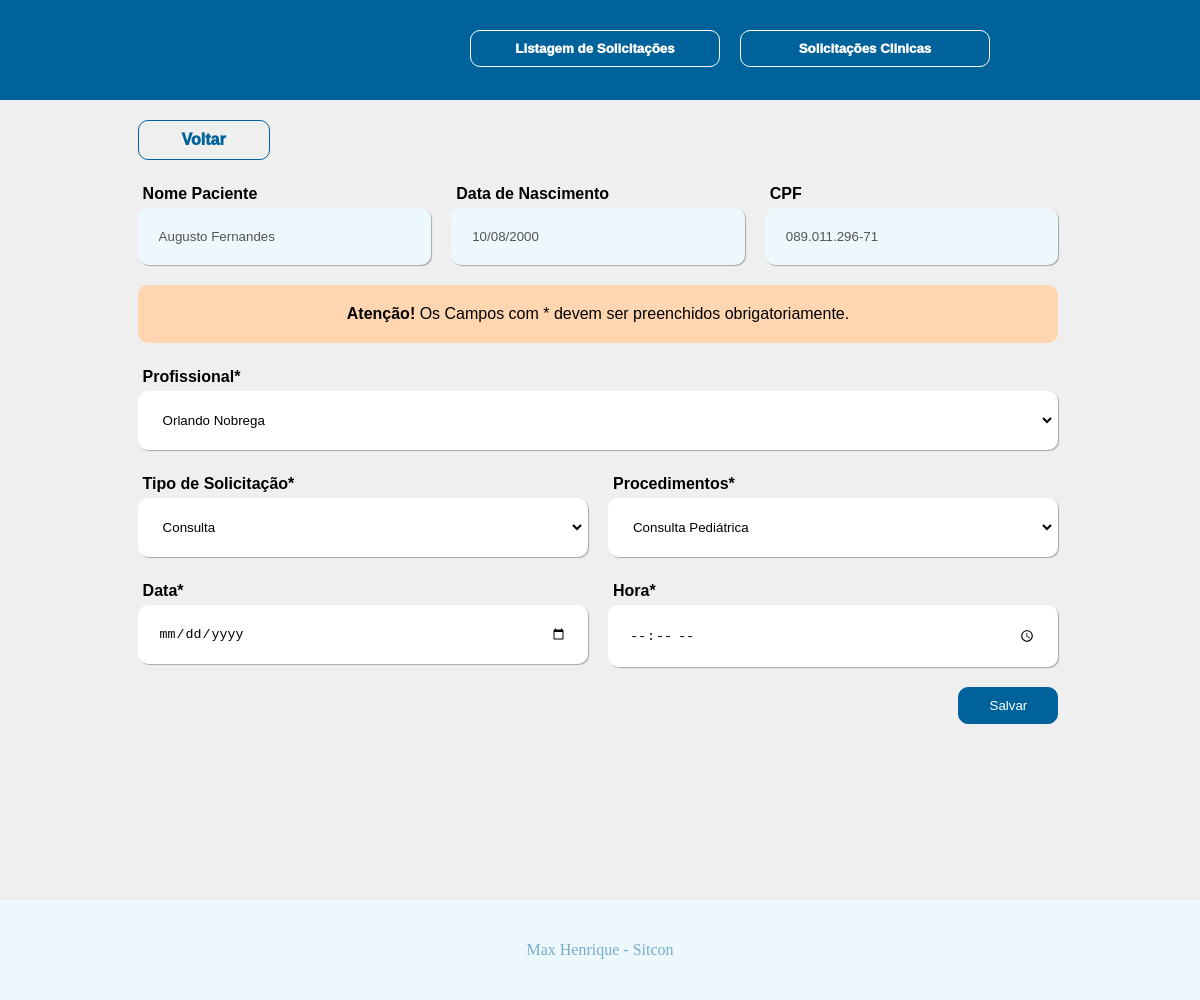
The page /paciente.php?ID=1 on the database its author committed.
### tables this page shows
CREATE TABLE `pacientes` (
  `id` int(11) NOT NULL,
  `nome` varchar(50) NOT NULL,
  `dataNasc` date NOT NULL,
  `CPF` varchar(12) NOT NULL,
  `status` varchar(7) NOT NULL
);

### Configs/Database/db.php (called while the page is built)
<?php
class Database{
    public static function DB(){
        return mysqli_connect('localhost','root','','desafiositcon');
    }
}

### Configs/Class/class_pacientes.php (called while the page is built, shortened)
<?php
class Pacientes{
    public static function getPaciente($ID){
        $SQL = "SELECT * FROM pacientes WHERE id = $ID";
        return mysqli_fetch_assoc(mysqli_query(Database::DB(),$SQL));
    }
}

### Configs/Class/class_sitcon.php (called while the page is built)
<?php
class Sitcon{
    public static function cpfCnpj($val, $mask) {
        $maskared = '';
        $k = 0;
        for($i = 0; $i<=strlen($mask)-1; $i++) {
            if($mask[$i] == '#') {
                if(isset($val[$k])) $maskared .= $val[$k++];
            } else {
                if(isset($mask[$i])) $maskared .= $mask[$i];
            }
        }
        return $maskared;
    }
    public static function data($data,$tipo){
        return date($tipo, strtotime($data));
    }
}

### Configs/Class/class_solicitacoes.php (called while the page is built, shortened)
<?php
class Solicitacoes{
    public static function getProfissionais(){
        $SQL = "SELECT * FROM profissional";
        return mysqli_query(Database::DB(),$SQL);
    }
    public static function getProcedimentos($tipo){
        if($tipo == "exames"){
            $SQL = "SELECT * FROM procedimentos WHERE tipo_id = 2";
        }else{
            $SQL = "SELECT * FROM procedimentos WHERE tipo_id = 1";
        }
        return mysqli_query(Database::DB(),$SQL);
    }
    public static function getTipoSolicitacao(){
        $SQL = "SELECT * FROM tiposolicitacao";
        return mysqli_query(Database::DB(),$SQL);
    }
}

### paciente.php (the view, shortened to what this page needs)
<?php
include"Configs/Includes/header.php";
require"Configs/Class/class_pacientes.php";
require"Configs/Class/class_solicitacoes.php";
$paciente = Pacientes::getPaciente($_GET['ID']);
?>
<div class="formPacientes">
    <form id="formPacientes">
        <div class="headerPaciente">
            <a href="index.php" class="btn-voltar font-label">Voltar</a>
        </div>
        <div class="dadosPaciente">
            <span>
                <label for="nomePaciente">Nome Paciente</label>
                <input value='<?=$paciente['nome']?>' disabled>
            </span>
            <span>
                <label for="dataNascimento">Data de Nascimento</label>
                <input value='<?=Sitcon::data($paciente['dataNasc'],'d/m/Y')?>' disabled>
            </span>
            <span>
                <label for="cpfPaciente">CPF</label>
                <input value='<?=Sitcon::cpfCnpj($paciente['CPF'],'###.###.###-##')?>' disabled>
            </span>
        </div>
        <div id="alerta">
            <span>
                <b>Atenção!</b><p>&nbsp;Os Campos com * devem ser preenchidos obrigatoriamente.</p>
            </span>
        </div>
        <div class="escolhaProfissional">
            <span>
                <label for="escolhaProfissional">Profissional*</label>
                <select name="escolhaProfissional" id="escolhaProfissional">
                    <?php
                    foreach(Solicitacoes::getProfissionais() as $prof){
                        echo "<option value='".$prof['id']."'>".$prof['nome']."</option>";
                    }
                    ?>
                </select>
            </span>
        </div>
        <div class="dadosProcedimento">
            <span>
                <label for="tipoSolicitacao">Tipo de Solicitação*</label>
                <select name="tipoSolicitacao" id="tipoSolicitacao">
                    <?php
                    foreach(SOlicitacoes::getTipoSolicitacao() as $s){
                        echo"<option value='".$s['id']."'>".$s['descricao']."</option>";
                    }
                    ?>
                </select>
            </span>
            <span id='unica'>
                <label for="procedimentosSolicitacao">Procedimentos*</label>
                <select name='procedimentosSolicitacao' id='procedimentosSolicitacao'>
                <?php
                    foreach(Solicitacoes::getProcedimentos("consulta") as $proc){
                    ?>
                    <option value='<?=$proc['descricao']?>'><?=$proc['descricao']?></option>
                <?php
                    }
                ?>
                </select>
            </span>
        </div>
        <div class="dadosProcedimento">
            <span>
                <label for="dataSolicitacao">Data*</label>
                <input type="date" name="dataSolicitacao" id="dataSolicitacao" minlength="10">
            </span>
            <span>
                <label for="horaSolicitacao">Hora*</label>
                <input type="time" name="horaSolicitacao" id="horaSolicitacao" minlength="5">
            </span>
        </div>
        <div class="footerPaciente">
            <button class="btn-salvar" type="submit">Salvar</button>
        </div>
    </form>
</div>
<?php
include"Configs/Includes/footer.php";
?>

### css/headerfooter.css (style rules this page uses)
* { margin:0; padding:0; list-style:none; text-decoration:none; }
body { background:#EFEFEF; overflow:scroll; height:1000px; }
.font-label { font-family:Arial, Helvetica, sans-serif; font-weight:1000; }
.btn-voltar { margin:10px; background:transparent; border:solid #00629B 1.5px; border-radius:10px; color:#00629B; padding:10px 15px 10px 15px; width:100px; text-align:center; }
.btn-salvar { margin:10px; background:#00629B; border:solid #00629B 1.5px; border-radius:10px; color:white; padding:10px 15px 10px 15px; width:100px; }

### css/paciente.css (style rules this page uses)
.formPacientes { width:98%; display:flex; flex-direction:column; align-items:center; margin:10px; }
.formPacientes form { width:80%; height:700px; }
.headerPaciente { width:100%; display:flex; flex-direction:row; justify-content:space-between; }
.footerPaciente { width:100%; }
.footerPaciente button { float:right; }
.dadosPaciente { width:100%; display:flex; flex-direction:row; justify-content:space-between; }
.dadosPaciente span { display:flex; flex-direction:column; margin:10px; }
.dadosPaciente span label { font-family:Arial, Helvetica, sans-serif; font-weight: 600; margin:5px; }
.dadosPaciente span { width:33.33%; margin:10px; }
.dadosPaciente span input { padding:18px; background:#EDF8FC; border:solid #EDF8FC; border-radius:10px; box-shadow:1px 1px 1px 0px rgba(0, 0, 0, 0.3); }
.escolhaProfissional { width:100%; display:flex; flex-direction:row; justify-content:center; }
.escolhaProfissional span { display:flex; flex-direction:column; margin:10px; }
.escolhaProfissional span select { padding:18px; background:white; border:solid white; border-radius:10px; box-shadow:1px 1px 1px 0px rgba(0, 0, 0, 0.3); }
.escolhaProfissional span label { font-family:Arial, Helvetica, sans-serif; font-weight: 600; margin:5px; }
.escolhaProfissional span { width:100%; margin:10px; }
.dadosProcedimento { width:100%; display:flex; flex-direction:row; justify-content:center; }
.dadosProcedimento span { display:flex; flex-direction:column; margin:10px; }
.dadosProcedimento span select { padding:18px; background:white; border:solid white; border-radius:10px; box-shadow:1px 1px 1px 0px rgba(0, 0, 0, 0.3); }
.footerPaciente button { cursor:pointer; }
.dadosProcedimento span input[type='text'], input[type='date'], input[type='time'] { padding:18px; background:white; border:solid white; border-radius:10px; box-shadow:1px 1px 1px 0px rgba(0, 0, 0, 0.3); }
.dadosProcedimento span label { font-family:Arial, Helvetica, sans-serif; font-weight: 600; margin:5px; }
.dadosProcedimento span { width:50%; margin:10px; }
#alerta { display:flex; justify-content:center; align-items:center; margin:10px; }
#alerta span { display:flex; justify-content:center; background:#FFD6B0; padding:20px; width:100%; border-radius:10px; }
#alerta span { font-family:Arial, Helvetica, sans-serif; }

### rows shown on the page
pacientes: nome "Augusto Fernandes", dataNasc "10/08/2000", CPF "089.011.296-71"

### other values the page prints
form field escolhaProfissional "Orlando Nobrega"
form field tipoSolicitacao "Consulta"
form field procedimentosSolicitacao "Consulta Pediátrica"
